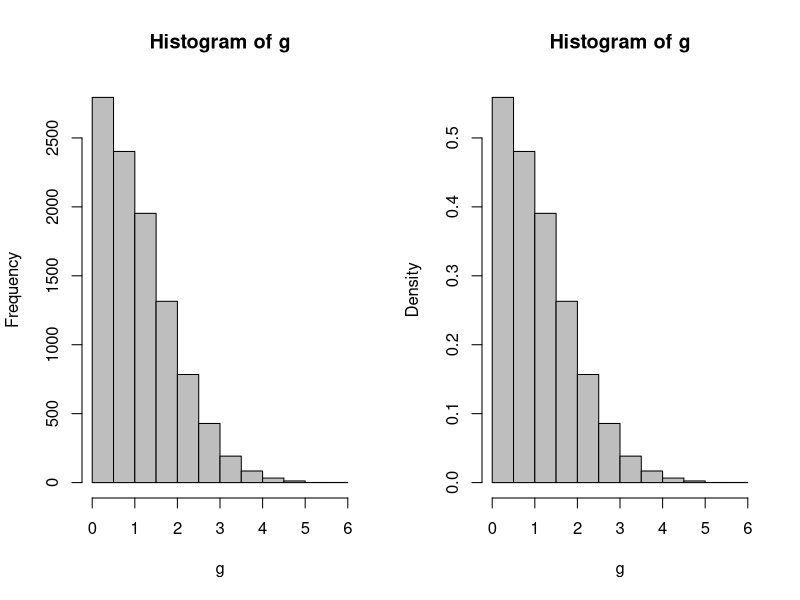
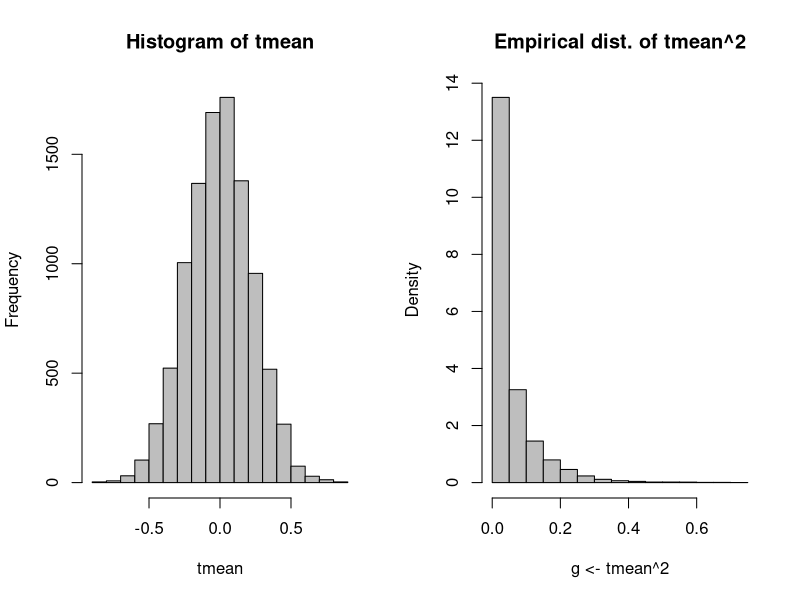

R code for these plots, in order:
# 예제 6.1
rm(list = ls())

m <- 10000

x1 <- rnorm(m); x2 <- rnorm(m)
g <- abs(x1 - x2)
layout(t(c(1, 2)))
hist(g, col = 'gray')
hist(g, col = 'gray', prob = T)
layout(t(c(1, 1)))

mean(g)
sum((g - mean(g))^2) / m


# 예제 6.2
rm(list = ls())

ex_6.2 <- function(n, m) {
  tmean <- numeric(m)
  
  for (i in 1:m) {
    x <- sort(rnorm(n))
    tmean[i] <- mean(x[-c(1, n)])
  }
  
  layout(t(c(1, 2)))  
  hist(tmean, col = 'gray')
  hist(g <- tmean^2, col = 'gray', main = 'Empirical dist. of tmean^2', prob = T)
  layout(t(c(1, 1)))
  cat('hat.mse =', mean(g), '\n')
  cat('hat.se =', sqrt(sum((g - mean(g))^2) / m), '\n')
}

ex_6.2(20, 10000)


# 예제 6.3
rm(list = ls())

trimmed.mse <- function(n, m, k, p) {
  tmean <- numeric(m)
  
  for (i in 1:m) {
    sigma <- sample(c(1, 10), size = n, replace = T, prob = c(p, 1 - p))
    x <- sort(rnorm(n, 0, sigma))
    tmean[i] <- mean(x[(k + 1):(n - k)])
  }
  
  g <- tmean^2
  hat.mse <- mean(g)
  hat.se <- sqrt(sum((g - mean(g))^2) / m)
  
  n * hat.mse
}

table <- matrix(0,
                nrow = 10,
                ncol = 3,
                dimnames = list(0:9, c('p = 1', 'p = 0.95', 'p = 0.90')))

for (i in 0:9) for (j in 1:3) table[i + 1, j] <- trimmed.mse(20, 10000, i, 1.05 - j * .05); table